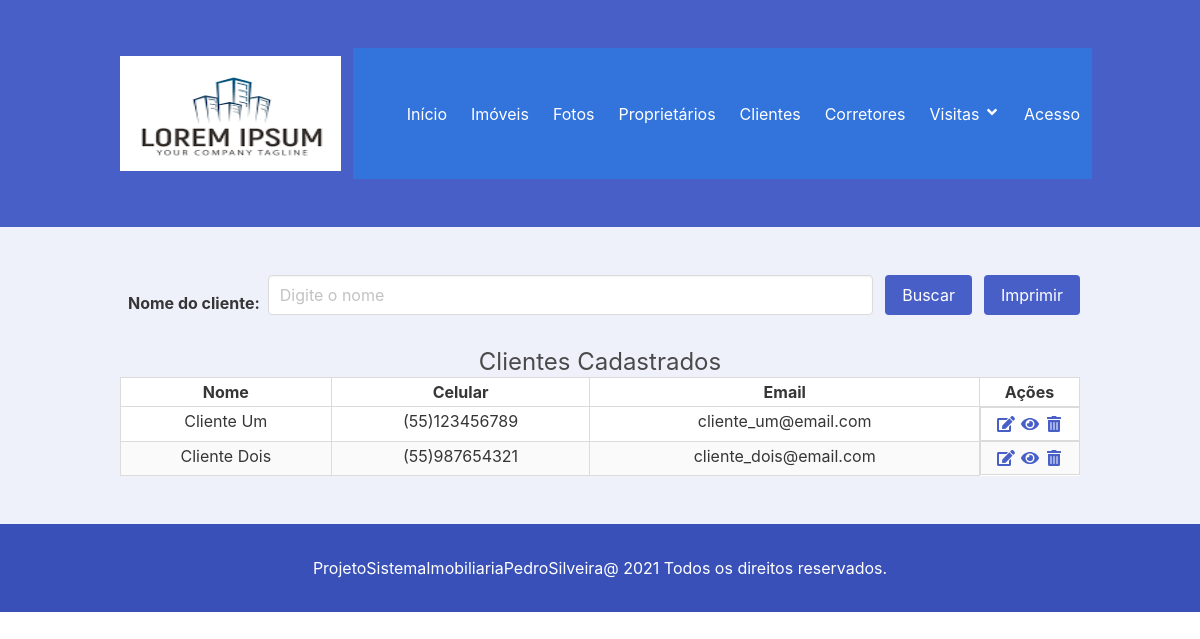
Screenshot of /clientes with the database file from the repository.
### agenda/models.py (models this page shows, shortened)
class Cliente(models.Model):
    nome = models.CharField('Nome', max_length=35, help_text='Informe o nome')
    celular = models.CharField('Celular', max_length=14, help_text='Informe o telefone Ex.:(xx)xxxxx-xxxx')
    email = models.EmailField('Email', max_length=100, help_text='Informe o email')
    class Meta:
        verbose_name = 'Cliente'
        verbose_name_plural = 'Clientes'

### agenda/views.py (the view)
# urls.py: path('clientes', ClientesView.as_view(), name='clientes'),
class ClientesView(ListView):
    model = Cliente
    template_name = 'clientes.html'
    def get_queryset(self, *args, **kwargs):
        buscar = self.request.GET.get('buscar')
        qs = super(ClientesView, self).get_queryset(*args, **kwargs)
        if buscar:
            qs = qs.filter(nome__icontains=buscar)
        return qs
    def get(self, *args, **kwargs):
        if self.request.GET.get('imprimir') == 'pdf':
            html_pdf = HtmlToPdf(arquivo='cliente_pdf', qs=self.get_queryset())
            return html_pdf.response
        else:
            return super(ClientesView, self).get(*args, **kwargs)
    queryset = Cliente.objects.all()

### agenda/templates/clientes.html (shortened to what this page needs)
{% extends 'base.html' %}
{% load static %}
{% block content %}
<section class="section has-background-link-Light">
    <div class="container">
        <form id="formListaClientes" action="" method="GET">
            <div class="field is-grouped is-flex is-align-itens-center is-flex-wrap-wrap">
                <label class="label p-2 mt-2">Nome do cliente: </label>
                 <div class="control is-expanded">
                    <input class="input" type="text" name="buscar" value="{{ request.GET.buscar }}"
                        placeholder="Digite o nome">
                 </div>
                 <div class="control">
                    <button type="button" class="button is-link" onClick="geraPdf(' ','formListaClientes');">
                        Buscar
                    </button>
                 </div>
                 {% if object_list %}
                    <div class="control">
                        <button type="button" class="button is-link" onClick="geraPdf('pdf','formListaClientes');">
                            Imprimir
                        </button>
                    </div>
                 {% endif %}
            </div>
        </form>
        {% if object_list %}
        <center><h1 class="subtitle is-size-4">Clientes Cadastrados </h1></center>
        <div class="table">
            <table class="table is-table is-bordered is-striped is-narrow is-hoverable is-fullwidth">
                <thead>
                <tr>
                    <th class="has-text-centered">Nome</th>
                    <th class="has-text-centered">Celular</th>
                    <th class="has-text-centered">Email</th>
                    <th class="has-text-centered" style="width: 100px;">Ações</th>
                </tr>
                </thead>
                <tbody>
                {% for cliente in object_list %}
                <tr>
                    <td class="has-text-centered"> {{ cliente.nome }} </td>
                    <td class="has-text-centered"> {{ cliente.celular }} </td>
                    <td class="has-text-centered"> {{ cliente.email }} </td>
                    <td class="has-text-centered is-flex is-flex-wrap-nowrap is-justify-content-center">
                        <a href="{% url 'cliente_adicionar' %}" title="Adicionar">
                            <span class="icon">
                                <i class="fas fa-edit"></i>
                            </span>
                        </a>
                        <a href="{% url 'cliente_editar' cliente.pk %}" title="Editar">
                            <span class="icon">
                                <i class="fas fa-eye"></i>
                            </span>
                        </a>
                        <a href="{% url 'cliente_apagar' cliente.pk %}" title="Excluir">
                            <span class="icon">
                                <i class="fas fa-trash-alt"></i>
                            </span>
                        </a>
                    </td>
                </tr>
                {% endfor %}
                </tbody>
            </table>
        </div>
        {% else %}
        <h2>Não existem clientes cadastrados cadastrados!</h2>
        {% endif %}
    </div>
</section>
{% endblock %}

### rows the page displays
Cliente: nome "Cliente Um", celular "(55)123456789", email "cliente_um@email.com"
Cliente: nome "Cliente Dois", celular "(55)987654321", email "cliente_dois@email.com"
